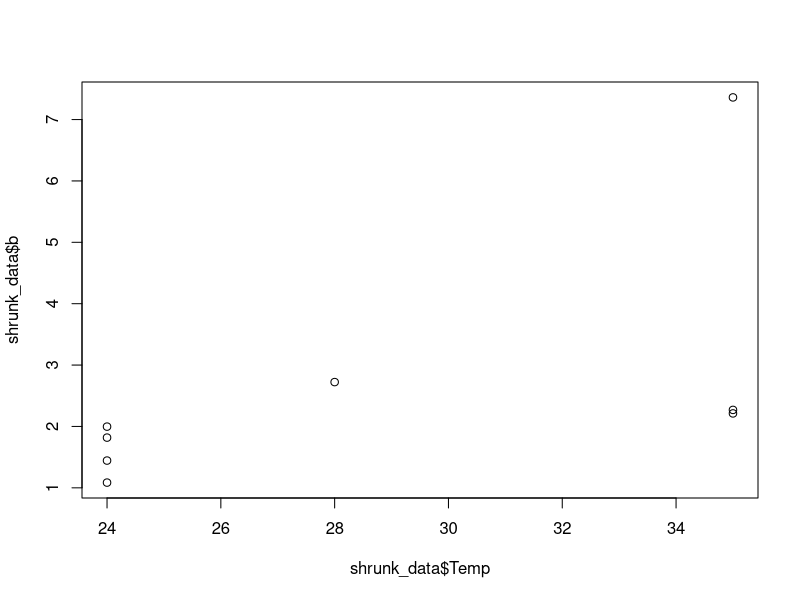
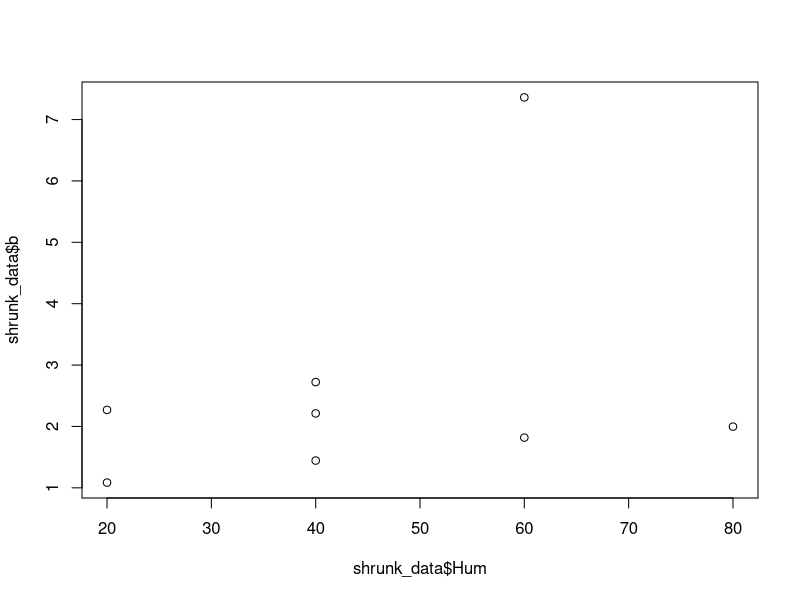
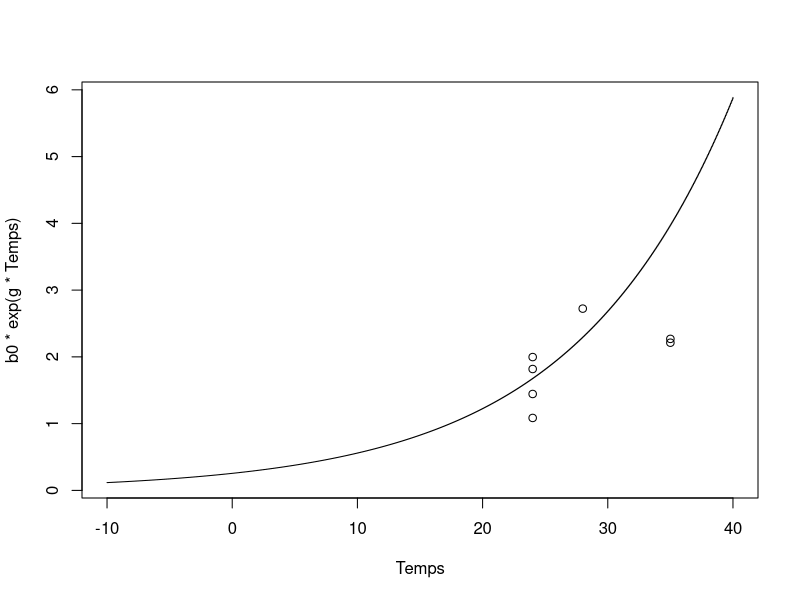

Source code (R) for these figures, in order: (Note: this script raises an error after producing the figures.)
require("minpack.lm")
shrunk_data<-as.data.frame(matrix(nrow=8,ncol=6))
colnames(shrunk_data)<-c("Temp","Hum","Half","sd_Half","b","sd_b")
shrunk_data$Temp<-c(24,24,24,24,28,35,35,35)
shrunk_data$Hum<-c(20,40,60,80,40,20,40,60)
shrunk_data$Half<-c(15.33,11.52,9.15 ,8.33 ,6.11,7.33 ,7.52,  2.26)/24
shrunk_data$sd_Half<-c(2.75,1.72,3.39,1.80,3.02,1.33,1.22,1.42)/24
shrunk_data$b<-log(2)/shrunk_data$Half
shrunk_data$st_b<-log(2)/shrunk_data$sd_Half
plot(shrunk_data$Temp,shrunk_data$b)



plot(shrunk_data$Hum,shrunk_data$b)


Temps<-seq(-10,40,length.out = 1000)
Temp_Model<-nlsLM(b~b0*exp(Temp*g),data=shrunk_data,start = list(g=0,b0=0))

g<-summary(Temp_Model)$coefficients[1,1]
b0<-summary(Temp_Model)$coefficients[2,1]

plot(Temps,b0*exp(g*Temps),"s")
points(shrunk_data$Temp,shrunk_data$b)
shrunk_data_repeats

#result of all this is that equation for how b responds to temp is 
b0
0.256
g
0.078



shrunk_data<-as.data.frame(matrix(nrow=8,ncol=6))
colnames(shrunk_data)<-c("Temp","Hum","Half","sd_Half","b","sd_b")
shrunk_data$Temp<-c(24,24,24,24,28,35,35,35)
shrunk_data$Hum<-c(20,40,60,80,40,20,40,60)
shrunk_data$Half<-c(15.33,11.52,9.15 ,8.33 ,6.11,7.33 ,7.52,  2.26)/24
shrunk_data$sd_Half<-c(2.75,1.72,3.39,1.80,3.02,1.33,1.22,1.42)/24
shrunk_data$b<-log(1/2)/shrunk_data$Half
shrunk_data$st_b<-log(1/2)/shrunk_data$sd_Half
plot(shrunk_data$Temp,shrunk_data$b)



plot(shrunk_data$Hum,shrunk_data$b)


Temps<-seq(-10,40,length.out = 1000)
Temp_Model<-nlsLM(b~b0*exp(Temp*g),data=shrunk_data,start = list(g=0,b0=0))

g<-summary(Temp_Model)$coefficients[1,1]
b0<-summary(Temp_Model)$coefficients[2,1]

plot(Temps,b0*exp(g*Temps),"s")
points(shrunk_data$Temp,shrunk_data$b)
shrunk_data_repeats

#result of all this is that equation for how b responds to temp is 
b0
0.256
g
0.078
#actuLLY Q O
